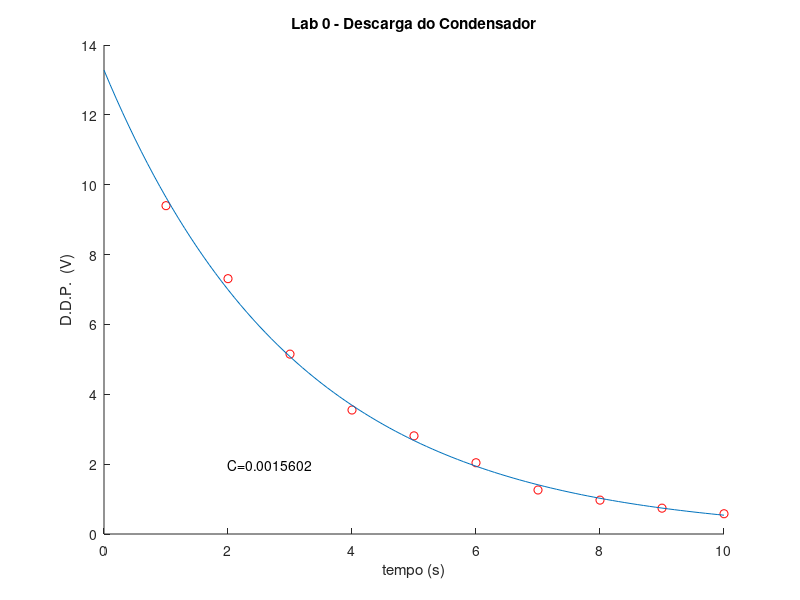

Write MATLAB code to recreate this figure.
% LN08_M00_P21_G01
 
% Nuno Morgadinho n 26211
% Joao Plancha    n 30875
clc
clear

%Definicao das variaveis:
t = [ones(10,1) (1:10)'];

V = [9.40 7.31 5.15 3.55 2.81 2.04 1.26 0.97 0.74 0.58]'; %d.d.p.
R = 2000; %resistencia


%ALINEA a
b = regress(log(V),t); %regressao linear

lnV0 = b(1); %ordenada na origem da recta de minimos quadrados (corresponde a V0)
m = b(2); %declive da recta de minimos quadrados
V0 = exp(lnV0); 

C = - 1/(R*m); %valor de C

%ALINEA b
y = inline ('V0 * exp (-t/(R*C))','t','V0','R','C'); %definicao da funcao de descarga V(t)

scatter(t(:,2),V,'r') %grafico de dispersao dos pontos experimentais

hold on 


plot ([0:0.1:10], feval(y,[0:0.1:10],V0,R,C)); %grafico da descarga do condensador com os valores calculados

%ALINEA c

text (2,2,['C=',num2str(C)]) %escreve o valor de C


%ALINEA d
title ('Lab 0 - Descarga do Condensador'); %escreve o titulo
xlabel ('tempo (s)'); %escreve a variavel e as unidades no eixo xx
ylabel ('D.D.P.  (V)'); %escreve a variavel e as unidades no eixo yy
